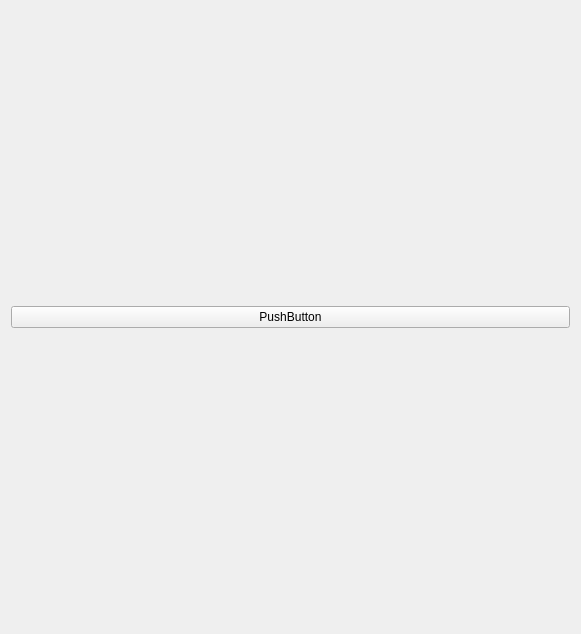
<?xml version="1.0" encoding="UTF-8"?>
<ui version="4.0">
 <class>Widget</class>
 <widget class="QWidget" name="Widget">
  <property name="geometry">
   <rect>
    <x>0</x>
    <y>0</y>
    <width>581</width>
    <height>634</height>
   </rect>
  </property>
  <property name="windowTitle">
   <string>Widget</string>
  </property>
  <layout class="QVBoxLayout" name="verticalLayout">
   <item>
    <widget class="QPushButton" name="pushButton">
     <property name="text">
      <string>PushButton</string>
     </property>
    </widget>
   </item>
  </layout>
 </widget>
 <resources/>
 <connections/>
</ui>
